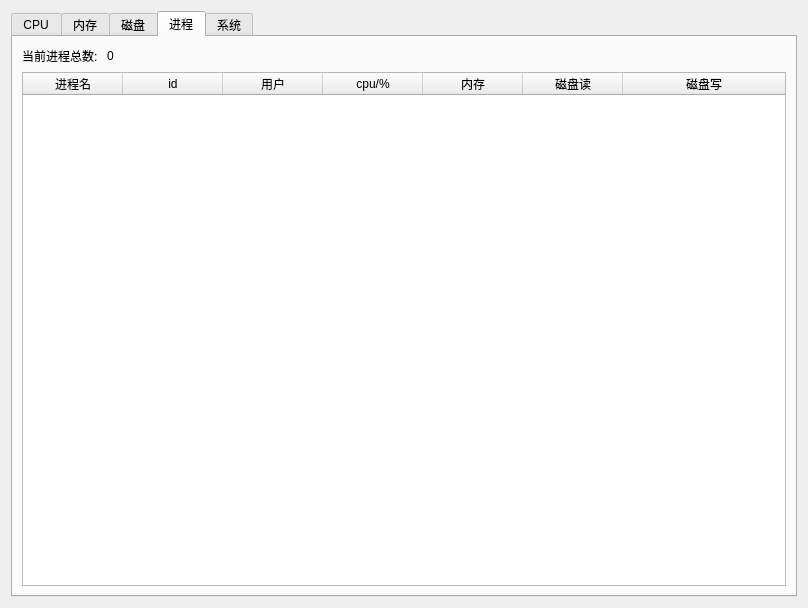
<?xml version="1.0" encoding="UTF-8"?>
<ui version="4.0">
 <class>Board</class>
 <widget class="QWidget" name="Board">
  <property name="geometry">
   <rect>
    <x>0</x>
    <y>0</y>
    <width>808</width>
    <height>608</height>
   </rect>
  </property>
  <property name="windowTitle">
   <string>Board</string>
  </property>
  <layout class="QGridLayout" name="gridLayout_3">
   <item row="0" column="1">
    <widget class="QTabWidget" name="mainTab">
     <property name="currentIndex">
      <number>3</number>
     </property>
     <widget class="QWidget" name="cpuTab">
      <attribute name="title">
       <string>CPU</string>
      </attribute>
      <layout class="QGridLayout" name="gridLayout_2">
       <item row="0" column="0">
        <layout class="QVBoxLayout" name="verticalLayout">
         <item>
          <layout class="QHBoxLayout" name="horizontalLayout">
           <item>
            <widget class="QLabel" name="label">
             <property name="styleSheet">
              <string notr="true">font: 24pt &quot;文泉驿等宽微米黑&quot;;</string>
             </property>
             <property name="text">
              <string>CPU使用率: </string>
             </property>
            </widget>
           </item>
           <item>
            <widget class="QLabel" name="cpuPercentLabel">
             <property name="styleSheet">
              <string notr="true">font: 24pt &quot;文泉驿等宽微米黑&quot;;</string>
             </property>
             <property name="text">
              <string>00</string>
             </property>
            </widget>
           </item>
           <item>
            <widget class="QLabel" name="percent">
             <property name="styleSheet">
              <string notr="true">font: 24pt &quot;文泉驿等宽微米黑&quot;;</string>
             </property>
             <property name="text">
              <string>%</string>
             </property>
            </widget>
           </item>
           <item>
            <spacer name="horizontalSpacer">
             <property name="orientation">
              <enum>Qt::Horizontal</enum>
             </property>
             <property name="sizeHint" stdset="0">
              <size>
               <width>40</width>
               <height>20</height>
              </size>
             </property>
            </spacer>
           </item>
          </layout>
         </item>
         <item>
          <spacer name="verticalSpacer">
           <property name="orientation">
            <enum>Qt::Vertical</enum>
           </property>
           <property name="sizeHint" stdset="0">
            <size>
             <width>20</width>
             <height>40</height>
            </size>
           </property>
          </spacer>
         </item>
         <item>
          <layout class="QGridLayout" name="gridLayout"/>
         </item>
        </layout>
       </item>
      </layout>
     </widget>
     <widget class="QWidget" name="memTab">
      <attribute name="title">
       <string>内存</string>
      </attribute>
      <layout class="QGridLayout" name="gridLayout_5">
       <item row="0" column="0">
        <layout class="QVBoxLayout" name="verticalLayout_2">
         <item>
          <layout class="QHBoxLayout" name="horizontalLayout_2">
           <item>
            <widget class="QLabel" name="label_2">
             <property name="styleSheet">
              <string notr="true">font: 24pt &quot;文泉驿等宽微米黑&quot;;</string>
             </property>
             <property name="text">
              <string>内存使用率: </string>
             </property>
            </widget>
           </item>
           <item>
            <widget class="QLabel" name="memPercentLabel">
             <property name="styleSheet">
              <string notr="true">font: 24pt &quot;文泉驿等宽微米黑&quot;;</string>
             </property>
             <property name="text">
              <string>00</string>
             </property>
            </widget>
           </item>
           <item>
            <widget class="QLabel" name="percent_2">
             <property name="styleSheet">
              <string notr="true">font: 24pt &quot;文泉驿等宽微米黑&quot;;</string>
             </property>
             <property name="text">
              <string>%</string>
             </property>
            </widget>
           </item>
           <item>
            <spacer name="horizontalSpacer_2">
             <property name="orientation">
              <enum>Qt::Horizontal</enum>
             </property>
             <property name="sizeHint" stdset="0">
              <size>
               <width>40</width>
               <height>20</height>
              </size>
             </property>
            </spacer>
           </item>
          </layout>
         </item>
         <item>
          <spacer name="verticalSpacer_2">
           <property name="orientation">
            <enum>Qt::Vertical</enum>
           </property>
           <property name="sizeHint" stdset="0">
            <size>
             <width>20</width>
             <height>40</height>
            </size>
           </property>
          </spacer>
         </item>
         <item>
          <layout class="QGridLayout" name="gridLayout_4"/>
         </item>
        </layout>
       </item>
      </layout>
     </widget>
     <widget class="QWidget" name="diskTab">
      <attribute name="title">
       <string>磁盘</string>
      </attribute>
      <layout class="QGridLayout" name="gridLayout_9">
       <item row="0" column="0">
        <layout class="QVBoxLayout" name="verticalLayout_5">
         <item>
          <layout class="QHBoxLayout" name="horizontalLayout_3">
           <item>
            <widget class="QLabel" name="label_3">
             <property name="styleSheet">
              <string notr="true">font: 24pt &quot;文泉驿等宽微米黑&quot;;</string>
             </property>
             <property name="text">
              <string>磁盘读写量: </string>
             </property>
            </widget>
           </item>
           <item>
            <widget class="QLabel" name="label_4">
             <property name="styleSheet">
              <string notr="true">font: 24pt &quot;文泉驿等宽微米黑&quot;;</string>
             </property>
             <property name="text">
              <string>读</string>
             </property>
            </widget>
           </item>
           <item>
            <widget class="QLabel" name="readLavel">
             <property name="styleSheet">
              <string notr="true">font: 24pt &quot;文泉驿等宽微米黑&quot;;</string>
             </property>
             <property name="text">
              <string>0</string>
             </property>
            </widget>
           </item>
           <item>
            <widget class="QLabel" name="label_6">
             <property name="text">
              <string>MB/s</string>
             </property>
            </widget>
           </item>
           <item>
            <spacer name="horizontalSpacer_5">
             <property name="orientation">
              <enum>Qt::Horizontal</enum>
             </property>
             <property name="sizeHint" stdset="0">
              <size>
               <width>40</width>
               <height>20</height>
              </size>
             </property>
            </spacer>
           </item>
           <item>
            <widget class="QLabel" name="label_5">
             <property name="styleSheet">
              <string notr="true">font: 24pt &quot;文泉驿等宽微米黑&quot;;</string>
             </property>
             <property name="text">
              <string>写</string>
             </property>
            </widget>
           </item>
           <item>
            <widget class="QLabel" name="writeLabel">
             <property name="styleSheet">
              <string notr="true">font: 24pt &quot;文泉驿等宽微米黑&quot;;</string>
             </property>
             <property name="text">
              <string>0</string>
             </property>
            </widget>
           </item>
           <item>
            <widget class="QLabel" name="label_8">
             <property name="text">
              <string>MB/s</string>
             </property>
            </widget>
           </item>
           <item>
            <spacer name="horizontalSpacer_3">
             <property name="orientation">
              <enum>Qt::Horizontal</enum>
             </property>
             <property name="sizeHint" stdset="0">
              <size>
               <width>40</width>
               <height>20</height>
              </size>
             </property>
            </spacer>
           </item>
          </layout>
         </item>
         <item>
          <spacer name="verticalSpacer_5">
           <property name="orientation">
            <enum>Qt::Vertical</enum>
           </property>
           <property name="sizeHint" stdset="0">
            <size>
             <width>20</width>
             <height>40</height>
            </size>
           </property>
          </spacer>
         </item>
         <item>
          <layout class="QGridLayout" name="gridLayout_8"/>
         </item>
        </layout>
       </item>
      </layout>
     </widget>
     <widget class="QWidget" name="proTab">
      <attribute name="title">
       <string>进程</string>
      </attribute>
      <layout class="QGridLayout" name="gridLayout_7">
       <item row="0" column="0">
        <layout class="QVBoxLayout" name="verticalLayout_6">
         <item>
          <layout class="QHBoxLayout" name="horizontalLayout_5">
           <item>
            <widget class="QLabel" name="label_7">
             <property name="text">
              <string>当前进程总数: </string>
             </property>
            </widget>
           </item>
           <item>
            <widget class="QLabel" name="processNum">
             <property name="text">
              <string>0</string>
             </property>
            </widget>
           </item>
           <item>
            <spacer name="horizontalSpacer_4">
             <property name="orientation">
              <enum>Qt::Horizontal</enum>
             </property>
             <property name="sizeHint" stdset="0">
              <size>
               <width>40</width>
               <height>20</height>
              </size>
             </property>
            </spacer>
           </item>
          </layout>
         </item>
         <item>
          <widget class="QTableWidget" name="tableProcess">
           <attribute name="horizontalHeaderCascadingSectionResizes">
            <bool>false</bool>
           </attribute>
           <attribute name="horizontalHeaderShowSortIndicator" stdset="0">
            <bool>true</bool>
           </attribute>
           <attribute name="horizontalHeaderStretchLastSection">
            <bool>true</bool>
           </attribute>
           <column>
            <property name="text">
             <string>进程名</string>
            </property>
           </column>
           <column>
            <property name="text">
             <string>id</string>
            </property>
           </column>
           <column>
            <property name="text">
             <string>用户</string>
            </property>
           </column>
           <column>
            <property name="text">
             <string>cpu/%</string>
            </property>
           </column>
           <column>
            <property name="text">
             <string>内存</string>
            </property>
           </column>
           <column>
            <property name="text">
             <string>磁盘读</string>
            </property>
           </column>
           <column>
            <property name="text">
             <string>磁盘写</string>
            </property>
           </column>
          </widget>
         </item>
        </layout>
       </item>
      </layout>
     </widget>
     <widget class="QWidget" name="sysTab">
      <attribute name="title">
       <string>系统</string>
      </attribute>
      <layout class="QGridLayout" name="gridLayout_6">
       <item row="0" column="0">
        <layout class="QHBoxLayout" name="horizontalLayout_4">
         <item>
          <layout class="QVBoxLayout" name="verticalLayout_4">
           <item>
            <widget class="QGraphicsView" name="sysLogo">
             <property name="sizePolicy">
              <sizepolicy hsizetype="Minimum" vsizetype="Minimum">
               <horstretch>0</horstretch>
               <verstretch>0</verstretch>
              </sizepolicy>
             </property>
             <property name="minimumSize">
              <size>
               <width>300</width>
               <height>400</height>
              </size>
             </property>
            </widget>
           </item>
           <item>
            <spacer name="verticalSpacer_4">
             <property name="orientation">
              <enum>Qt::Vertical</enum>
             </property>
             <property name="sizeHint" stdset="0">
              <size>
               <width>20</width>
               <height>40</height>
              </size>
             </property>
            </spacer>
           </item>
          </layout>
         </item>
         <item>
          <widget class="Line" name="line">
           <property name="orientation">
            <enum>Qt::Vertical</enum>
           </property>
          </widget>
         </item>
         <item>
          <layout class="QVBoxLayout" name="verticalLayout_3">
           <item>
            <widget class="QListWidget" name="sysInfo"/>
           </item>
           <item>
            <spacer name="verticalSpacer_3">
             <property name="orientation">
              <enum>Qt::Vertical</enum>
             </property>
             <property name="sizeHint" stdset="0">
              <size>
               <width>20</width>
               <height>40</height>
              </size>
             </property>
            </spacer>
           </item>
          </layout>
         </item>
        </layout>
       </item>
      </layout>
     </widget>
    </widget>
   </item>
  </layout>
 </widget>
 <resources/>
 <connections/>
</ui>
